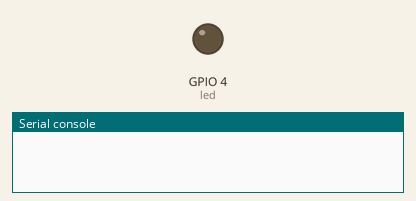
A program run on a simulated ESP32 board running MicroPython. On the bench: output pins drawn as LEDs (lit = HIGH), the last lines printed to the serial console. At 26.1 s the program stops and its outputs stay as they are.

Above: at 0.1 s.
At 6.2 s:
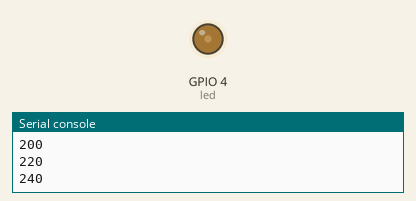
At 12.7 s:
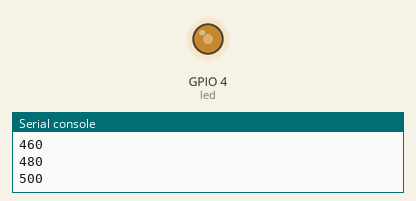
At 25.7 s:
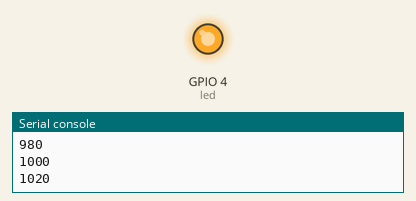
Timing chart, 0 to 27.2 s (numbered marks = the images above):
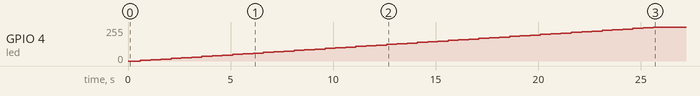

Measured:
- by itself, GPIO 4 (led): moves from 0/255 to 254/255 over 25.0 s

The program:

for_stat.py
```python
# Analog Write => PWM
from machine import Pin,PWM
from utime import sleep_ms
from sys import exit
frequency=50000 # 0 to 78125 for esp32
led=PWM(Pin(4),frequency)
x=0
while True:
    led.duty(0)
    sleep_ms(100)
    for duty_cycle in range(1024):
        print(x)
        if x>=1023:
            print("over limit")
            exit()
        led.duty(x)  # 0 to 1023 for full working range.

        sleep_ms(500)
        x=x+20
    x=0
```
